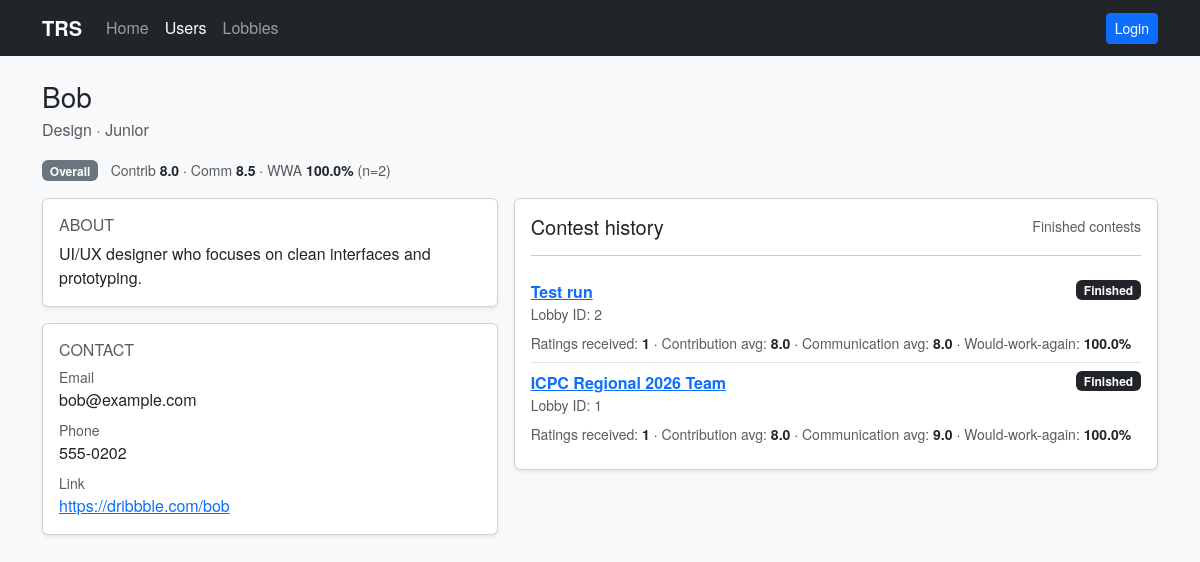
The page /users/2 on the database its author committed.
### models.py (models this page shows, shortened)
class User(db.Model):
    id = db.Column(db.Integer, primary_key=True)
    name = db.Column(db.String(120), nullable=False)
    major = db.Column(db.String(120))
    year = db.Column(db.String(50))
    bio = db.Column(db.String(1000))
    contact = db.Column(db.String(500))
    phone = db.Column(db.String(80))
    email = db.Column(db.String(200))
    created_at = db.Column(db.DateTime, default=datetime.utcnow)
    def reputation(self):
        from sqlalchemy import case, func
        avg_contrib = db.session.query(func.avg(Rating.contribution)).filter(Rating.target_user_id == self.id).scalar() or 0
        avg_comm = db.session.query(func.avg(Rating.communication)).filter(Rating.target_user_id == self.id).scalar() or 0
        would_work_again_count = (
            db.session.query(
                func.sum(
                    case(
                        (Rating.would_work_again.is_(True), 1),
                        else_=0,
                    )
                )
            )
            .filter(Rating.target_user_id == self.id)
            .scalar()
            or 0
        )
        total = db.session.query(func.count(Rating.id)).filter(Rating.target_user_id == self.id).scalar() or 0
        return {
            'contribution_avg': round(float(avg_contrib), 2),
            'communication_avg': round(float(avg_comm), 2),
            'would_work_again_ratio': float(would_work_again_count) / total if total else None,
            'rating_count': total
        }

class Lobby(db.Model):
    id = db.Column(db.Integer, primary_key=True)
    title = db.Column(db.String(200), nullable=False)
    contest_link = db.Column(db.String(500))
    leader_id = db.Column(db.Integer)
    finished = db.Column(db.Boolean, default=False)
    finished_at = db.Column(db.DateTime)
    created_at = db.Column(db.DateTime, default=datetime.utcnow)
    teams = db.relationship('Team', backref='lobby', cascade='all, delete-orphan')

### app.py (the view, shortened to what this page needs)
@app.route('/users/<int:user_id>', methods=['GET', 'POST'])
def user_profile(user_id):
    from models import User, Lobby, Team, TeamMember, Rating
    user = User.query.get_or_404(user_id)
    viewer = get_current_user()
    can_edit = viewer is not None and viewer.id == user.id
    history = []
    lobby_ids = (
        db.session.query(Team.lobby_id)
        .join(TeamMember, TeamMember.team_id == Team.id)
        .filter(TeamMember.user_id == user.id)
        .distinct()
        .all()
    )
    ids = [x[0] for x in lobby_ids]
    history_lobbies = (
        Lobby.query.filter(Lobby.id.in_(ids), Lobby.finished == True)
        .order_by(Lobby.finished_at.desc().nullslast(), Lobby.created_at.desc())
        .all()
    ) if ids else []
    for lobby in history_lobbies:
        ratings = (
            db.session.query(Rating)
            .join(Team, Rating.team_id == Team.id)
            .filter(Team.lobby_id == lobby.id)
            .filter(Rating.target_user_id == user.id)
            .all()
        )
        if ratings:
            contribution_avg = round(sum(r.contribution or 0 for r in ratings) / len(ratings), 2)
            communication_avg = round(sum(r.communication or 0 for r in ratings) / len(ratings), 2)
            would_work_again_ratio = sum(1 for r in ratings if r.would_work_again) / len(ratings)
        else:
            contribution_avg = 0
            communication_avg = 0
            would_work_again_ratio = None
        history.append(
            {
                'lobby': lobby,
                'rating_count': len(ratings),
                'contribution_avg': contribution_avg,
                'communication_avg': communication_avg,
                'would_work_again_ratio': would_work_again_ratio,
            }
        )
    overall_rep = user.reputation()
    return render_template('profile.html', user=user, can_edit=can_edit, history=history, overall_rep=overall_rep)

### app.py (called while the page is built)
def get_current_user():
    from models import User
    user_id = session.get('user_id')
    if not user_id:
        return None
    return User.query.get(user_id)

@app.context_processor
def inject_current_user():
    return {'current_user': get_current_user()}

### templates/profile.html (shortened to what this page needs)
{% extends 'base.html' %}
{% block content %}
  <div class="d-flex align-items-start justify-content-between gap-3 mb-3">
    <div class="w-100">
      <div class="d-flex align-items-start justify-content-between gap-2">
        <div class="editable-field">
          <h1 class="h3 mb-1">
            {{ user.name }}
          </h1>
          <div class="text-muted">
            <span class="editable-field">
              {{ user.major or 'Undeclared' }}
            </span>
            {% if user.year %}
              ·
            {% endif %}
            <span class="editable-field">
              {{ user.year or '—' }}
            </span>
          </div>
        </div>
      </div>
      <div class="mt-3">
        <span class="badge text-bg-secondary">Overall</span>
        <span class="ms-2 small">
          <span class="text-muted">Contrib</span> <span class="fw-semibold">{{ overall_rep.contribution_avg }}</span>
          · <span class="text-muted">Comm</span> <span class="fw-semibold">{{ overall_rep.communication_avg }}</span>
          · <span class="text-muted">WWA</span>
          <span class="fw-semibold">{% if overall_rep.would_work_again_ratio is none %}—{% else %}{{ (overall_rep.would_work_again_ratio * 100) | round(0) }}%{% endif %}</span>
          <span class="text-muted">(n={{ overall_rep.rating_count }})</span>
        </span>
      </div>
    </div>
  </div>
  <div class="row g-3">
    <div class="col-lg-5">
      <div class="card shadow-sm">
        <div class="card-body editable-field">
          <div class="d-flex align-items-center justify-content-between">
            <h2 class="h6 text-uppercase text-muted mb-0">About</h2>
          </div>
          <p class="mb-0 mt-2">{{ user.bio or 'No bio yet.' }}</p>
        </div>
      </div>
      <div class="card shadow-sm mt-3">
        <div class="card-body">
          <h2 class="h6 text-uppercase text-muted">Contact</h2>
          <div class="editable-field d-flex align-items-start justify-content-between gap-2">
            <div>
              <div class="small text-muted">Email</div>
              <div class="mb-2">{{ user.email or '—' }}</div>
            </div>
          </div>
          <div class="editable-field d-flex align-items-start justify-content-between gap-2">
            <div>
              <div class="small text-muted">Phone</div>
              <div class="mb-2">{{ user.phone or '—' }}</div>
            </div>
          </div>
          <div class="editable-field d-flex align-items-start justify-content-between gap-2">
            <div>
              <div class="small text-muted">Link</div>
              {% if user.contact %}
                <div><a href="{{ user.contact }}" target="_blank" rel="noopener noreferrer">{{ user.contact }}</a></div>
              {% else %}
                <div>—</div>
              {% endif %}
            </div>
          </div>
        </div>
      </div>
    </div>
    <div class="col-lg-7">
      <div class="card shadow-sm">
        <div class="card-body">
          <div class="d-flex align-items-center justify-content-between">
            <h2 class="h5 mb-0">Contest history</h2>
            <span class="text-muted small">Finished contests</span>
          </div>
          <hr>
          {% if history and history|length %}
            <div class="list-group list-group-flush">
              {% for item in history %}
                <div class="list-group-item px-0">
                  <div class="d-flex justify-content-between align-items-start gap-2">
                    <div>
                      <div class="fw-semibold">
                        <a href="{{ url_for('lobby_detail', lobby_id=item.lobby.id) }}">{{ item.lobby.title }}</a>
                      </div>
                      <div class="text-muted small">Lobby ID: {{ item.lobby.id }}</div>
                    </div>
                    <span class="badge text-bg-dark">Finished</span>
                  </div>
                  <div class="mt-2 small">
                    <span class="text-muted">Ratings received:</span>
                    <span class="fw-semibold">{{ item.rating_count }}</span>
                    · <span class="text-muted">Contribution avg:</span> <span class="fw-semibold">{{ item.contribution_avg }}</span>
                    · <span class="text-muted">Communication avg:</span> <span class="fw-semibold">{{ item.communication_avg }}</span>
                    · <span class="text-muted">Would-work-again:</span>
                    <span class="fw-semibold">
                      {% if item.would_work_again_ratio is none %}—{% else %}{{ (item.would_work_again_ratio * 100) | round(0) }}%{% endif %}
                    </span>
                  </div>
                </div>
              {% endfor %}
            </div>
          {% else %}
            <div class="text-muted">No finished contests yet.</div>
          {% endif %}
        </div>
      </div>
    </div>
  </div>
{% endblock %}

### static/main.css (style rules this page uses)
body { font-family: 'Helvetica Neue', 'Helvetica', 'Arial', system-ui; }
.editable-field { position: relative; }

### rows shown on the page
User: name "Bob", major "Design", year "Junior", bio "UI/UX designer who focuses on clean interfaces and prototyping.", email "bob@example.com", phone "555-0202", contact "https://dribbble.com/bob"
Lobby: lobby "Test run", lobby.id "2"
Lobby: lobby "ICPC Regional 2026 Team", lobby.id "1"

### other values the page prints
{{ overall_rep.contribution_avg }} "8.0"
{{ overall_rep.communication_avg }} "8.5"
{{ (overall_rep.would_work_again_ratio * 100) | round(0) }} "100.0"
{{ overall_rep.rating_count }} "2"
{{ item.rating_count }} "1" "1"
{{ item.contribution_avg }} "8.0" "8.0"
{{ item.communication_avg }} "8.0" "9.0"
{{ (item.would_work_again_ratio * 100) | round(0) }} "100.0" "100.0"
